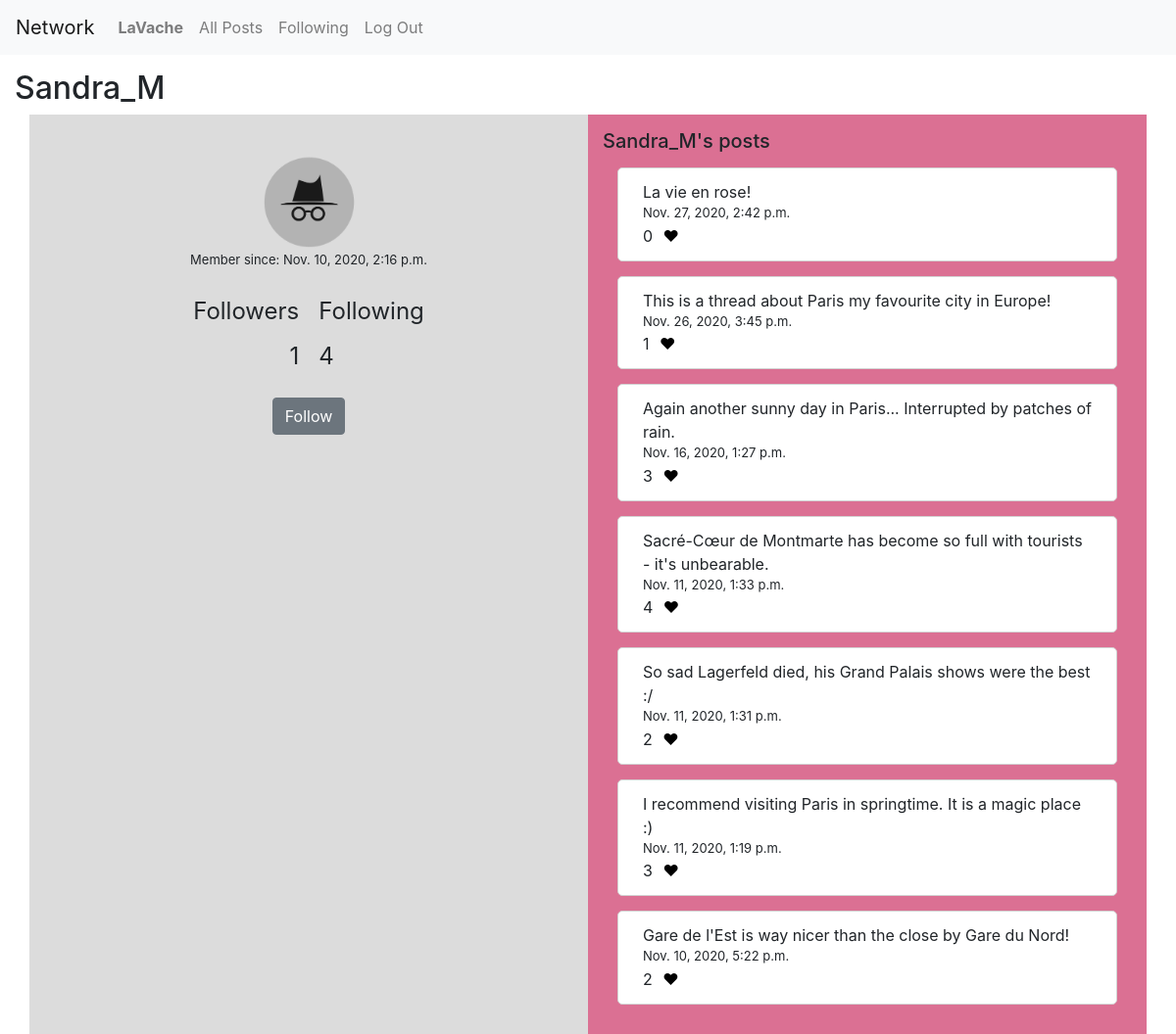
Screenshot of /profile/Sandra_M (signed in) with the database file from the repository.
### network/models.py (models this page shows, shortened)
class User(AbstractUser):
    pass

class Posting(models.Model):
    poster = models.ForeignKey(settings.AUTH_USER_MODEL, on_delete=models.CASCADE)
    content = models.TextField()
    date = models.DateTimeField(default=timezone.now)
    likes = models.ManyToManyField(User, blank=True, related_name="likes")
    def count_likes(self):
        return self.likes.count()

### network/views.py (the view)
# urls.py: path("profile/<str:username>", views.profile, name="profile"),
def profile(request, username):
    profile = User.objects.get(username=username)
    profile_pk = profile.id
    date_joined = profile.date_joined
    postings = Posting.objects.filter(poster=profile_pk).order_by('-date')
    followers = Follow.objects.filter(followee=profile_pk).count()
    followees = Follow.objects.filter(follower=profile_pk).count()
    if request.user.is_authenticated:
        follow_pair = Follow.objects.filter(follower=request.user, followee=profile_pk)
        follow_btn = "Unfollow" if follow_pair else "Follow"
    else:
        follow_btn = "None"
    follow_btn_disabled = (request.user == profile)
    if request.method == "POST":
        if follow_pair:
            follow_pair.delete()
            return HttpResponseRedirect(reverse("profile", args=(profile,)))
        else:
            new_follow_pair = Follow(follower=request.user, followee=profile)
            new_follow_pair.save()
            return HttpResponseRedirect(reverse("profile", args=(profile,)))
    else:
        return render(request, "network/profile.html", {
            "username": username,
            "postings": postings,
            "followers": followers,
            "followees": followees,
            "follow_btn": follow_btn,
            "follow_btn_disabled": follow_btn_disabled,
            "date_joined": date_joined,
            "session_user": request.user.id
        })

### network/templates/network/profile.html (shortened to what this page needs)
{% extends "network/layout.html" %}
{% load static %}
{% block body %}
    <h2>{{ username }}</h2>
    <div class="container">
        <div class="row">
            <div class="col left">
                <br/>
                <img src="{% static 'network/img_user.png' %}" alt="User Image" style="height: 100px; display: table; margin: 0 auto;">
                <div style="display: table; margin: 0 auto; font-size: small;">Member since: {{ date_joined }}</div>
                <br/>
                <div class="outer" style="display: grid; grid-column-gap: 20px; grid-row-gap: 10px; grid-template-columns: auto auto">
                    <div class="inner" style="font-size: 24px; text-align: right;">Followers</div>
                    <div class="inner" style="font-size: 24px;">Following</div>
                    <div class="inner" style="font-size: 24px; text-align: right;">{{ followers }}</div>
                    <div class="inner" style="font-size: 24px;">{{ followees }}</div>
                </div>
                <br/>
                {% if user.is_authenticated and not follow_btn_disabled %}
                    <form action="" method="post" style="display: table; margin: 0 auto;">
                        <button type="submit" class="btn btn-secondary">{{ follow_btn }}</button>
                    </form>
                {% endif %}
            </div>
            <div class="col right">
                <h5>{{ username }}'s posts</h5>
                {% for post in postings %}
                    <div class="postings">
                        <div id="content-view-{{ post.id }}" class="content-view" data-post="{{ post.id }}" data-content="{{ post.content }}">
                            <div>{{ post.content }}</div>
                        </div>
                        <div style="font-size: 13px;">{{ post.date }}</div>
                        <span>{{ post.count_likes }}</span>
                        {% if user in post.likes.all %}
                            <span id="like-{{ post.id }}" data-value="{{ post.id }}" data-user="{{ session_user }}" data-likestatus="1" class="likes"></span>
                        {% else %}
                            <span id="like-{{ post.id }}" data-value="{{ post.id }}" data-user="{{ session_user }}" data-likestatus="0" class="likes"></span>
                        {% endif %}
                    </div>
                {% endfor %}
            </div>
        </div>
    </div>
{% endblock %}

### network/templates/network/layout.html (shortened to what this page needs)
{% load static %}
<!DOCTYPE html>
<html lang="en">
    <head>
        <link rel="stylesheet" href="https://stackpath.bootstrapcdn.com/bootstrap/4.4.1/css/bootstrap.min.css">
        <link href="{% static 'network/styles.css' %}" rel="stylesheet">
    </head>
    <body>
        <nav class="navbar navbar-expand-lg navbar-light bg-light">
            <a class="navbar-brand" href="{% url 'index' %}">Network</a>
            <div>
              <ul class="navbar-nav mr-auto">
                {% if user.is_authenticated %}
                    <li class="nav-item">
                        <a class="nav-link" href="{% url 'profile' user %}"><strong>{{ user.username }}</strong></a>
                    </li>
                {% endif %}
                <li class="nav-item">
                  <a class="nav-link" href="{% url 'index' %}">All Posts</a>
                </li>
                {% if user.is_authenticated %}
                    <li class="nav-item">
                        <a class="nav-link" href="{% url 'following' %}">Following</a>
                    </li>
                    <li class="nav-item">
                        <a class="nav-link" href="{% url 'logout' %}">Log Out</a>
                    </li>
                {% endif %}
              </ul>
            </div>
          </nav>
        <div class="body">
            {% block body %}
            {% endblock %}
        </div>
    </body>
</html>

### network/static/network/styles.css (style rules this page uses)
.postings { border: 1px solid lightgray; margin: 15px; border-radius: 5px 5px; padding: 12px 25px; background-color: white; }
h2 { margin-left: 15px; margin-top: 15px; }
.left { padding: 15px; background-color: gainsboro; }
.right { padding: 15px; background-color: palevioletred; }
.outer { display: grid; grid-column-gap: 20px; grid-row-gap: 10px; grid-template-columns: auto auto; }
.inner { font-size: 24px; }

### rows the page displays
User: username "LaVache"
User: username "Sandra_M", date_joined "Nov. 10, 2020, 2:16 p.m."
Posting: content "La vie en rose!", date "Nov. 27, 2020, 2:42 p.m.", count_likes "0"
Posting: content "This is a thread about Paris my favourite city in Europe!", date "Nov. 26, 2020, 3:45 p.m.", count_likes "1"
Posting: content "Again another sunny day in Paris... Interrupted by patches of rain.", date "Nov. 16, 2020, 1:27 p.m.", count_likes "3"
Posting: content "Sacré-Cœur de Montmarte has become so full with tourists - it's unbearable.", date "Nov. 11, 2020, 1:33 p.m.", count_likes "4"
Posting: content "So sad Lagerfeld died, his Grand Palais shows were the best :/", date "Nov. 11, 2020, 1:31 p.m.", count_likes "2"
Posting: content "I recommend visiting Paris in springtime. It is a magic place :)", date "Nov. 11, 2020, 1:19 p.m.", count_likes "3"
Posting: content "Gare de l'Est is way nicer than the close by Gare du Nord!", date "Nov. 10, 2020, 5:22 p.m.", count_likes "2"

### other values shown
{{ followers }} "1"
{{ followees }} "4"
{{ follow_btn }} "Follow"
